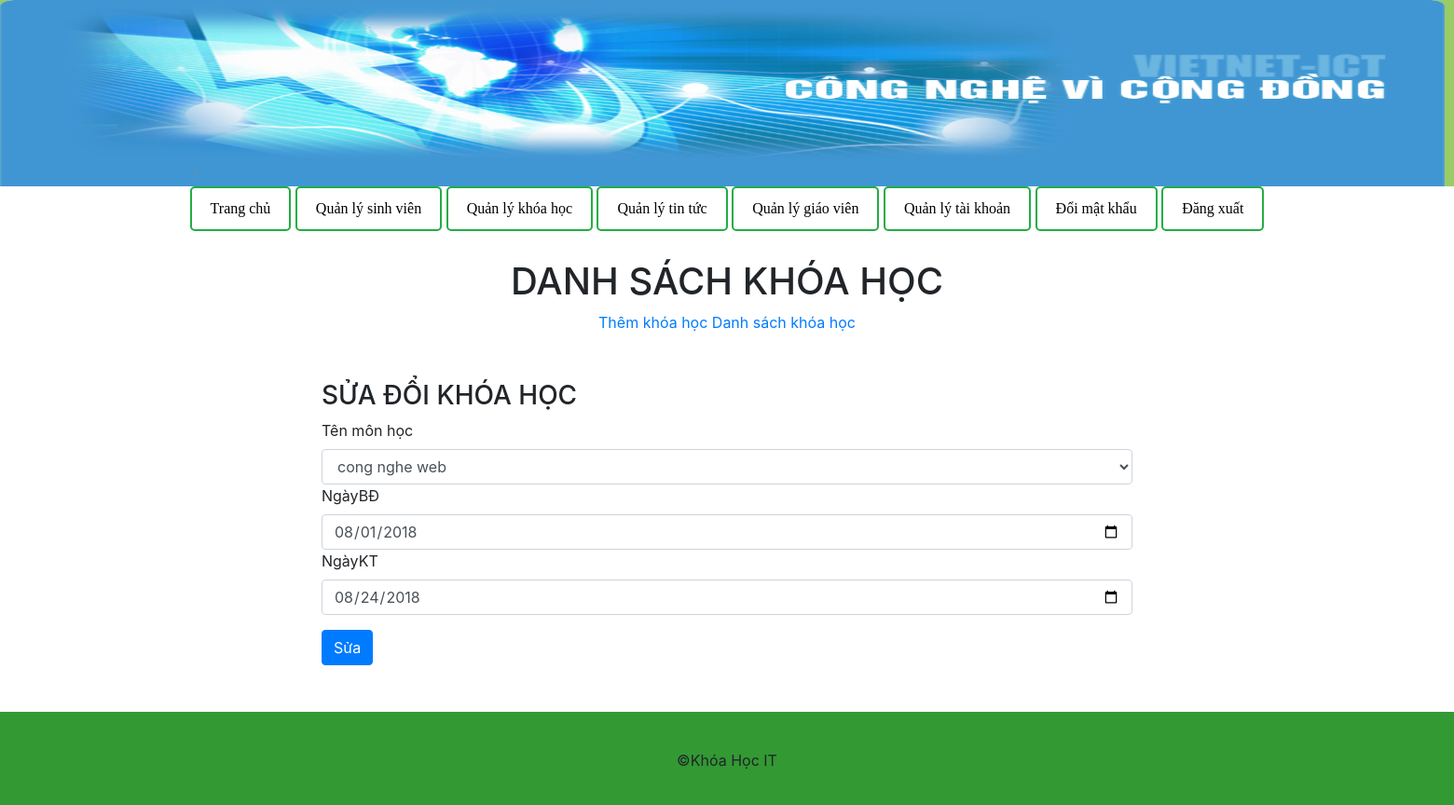
Screenshot of /qlkh.php?kh=sua&&MaKH=12 with the database file from the repository.
### tables this page shows
CREATE TABLE `monhoc` (
  `id` int(20) UNSIGNED NOT NULL,
  `tenMH` varchar(100) NOT NULL
);

CREATE TABLE `khoahoc` (
  `MaKH` int(20) UNSIGNED NOT NULL,
  `NgayKT` date NOT NULL,
  `idMH` int(20) UNSIGNED NOT NULL,
  `NgayBD` date NOT NULL
);

### truy-van.php (called while the page is built)
<?php
function truyVanDl($query,$sql)
{
    $result=mysqli_query($query,$sql);
    return $result;
}

### suakh.php (the view, shortened to what this page needs)
<div style="width:900px; margin:50px auto" class="col-lg-12 col-md-12 col-xs-12 col-sm-12">
	<?php
		include_once ('db-connect.php');
        include_once ('truy-van.php');
		if( isset($_GET['MaKH']) )
		{
            $id=$_GET['MaKH'];
			 $query_id="SELECT * FROM khoahoc WHERE MaKH={$id}";
			 $result_id= truyVanDl($link,$query_id);
			 if(mysqli_num_rows($result_id)==1)
			 {
				 $row= mysqli_fetch_assoc($result_id);
				 $idmh=$row['idMH'];
			 }else{
				 $message="<p class='required'>Khóa học không tồn tại</p>";
			 }
		}else{
			header('Location: qlkh.php?kh=listkh');
			exit();
        }
			 $query1= "SELECT tenMH FROM monhoc WHERE id=$idmh";
			 $result1=  mysqli_query($link,$query1);
			  if(mysqli_num_rows($result1)==1)
			  {
				  $row2= mysqli_fetch_assoc($result1);
			  }
	 ?>
	 <form name="edit-kh" method="POST">
	 	<h3>SỬA ĐỔI KHÓA HỌC</h3>
	 	<div class="form-group">
            <label>Tên môn học</label>
            <select class="form-control" name="tenMH">
				<option value="<?php if(isset($row['idMH']))  echo $row['idMH']; ?>"><?= $row2['tenMH'];?></option>
			</select>
			<label>NgàyBĐ</label>
            <input type="date" value="<?php if(isset($row['NgayBD'])) { echo $row['NgayBD'];}  ?>" name="NgayBD" class="form-control" placeholder="NgàyBD">
            <label>NgàyKT</label>
			<input type="date" value="<?php if(isset($row['NgayKT'])) { echo $row['NgayKT'];}  ?>" name="NgayKT" class="form-control" placeholder="NgayKT">
	 	</div>
	 	<input type="submit" name="submit" class="btn btn-primary" value="Sửa">
	 </form>
</div>

### lienket.css (style rules this page uses)
* { margin:0; }

### rows the page displays
monhoc: tenMH "cong nghe web"
khoahoc: NgayBD "08/01/2018", NgayKT "08/24/2018"
